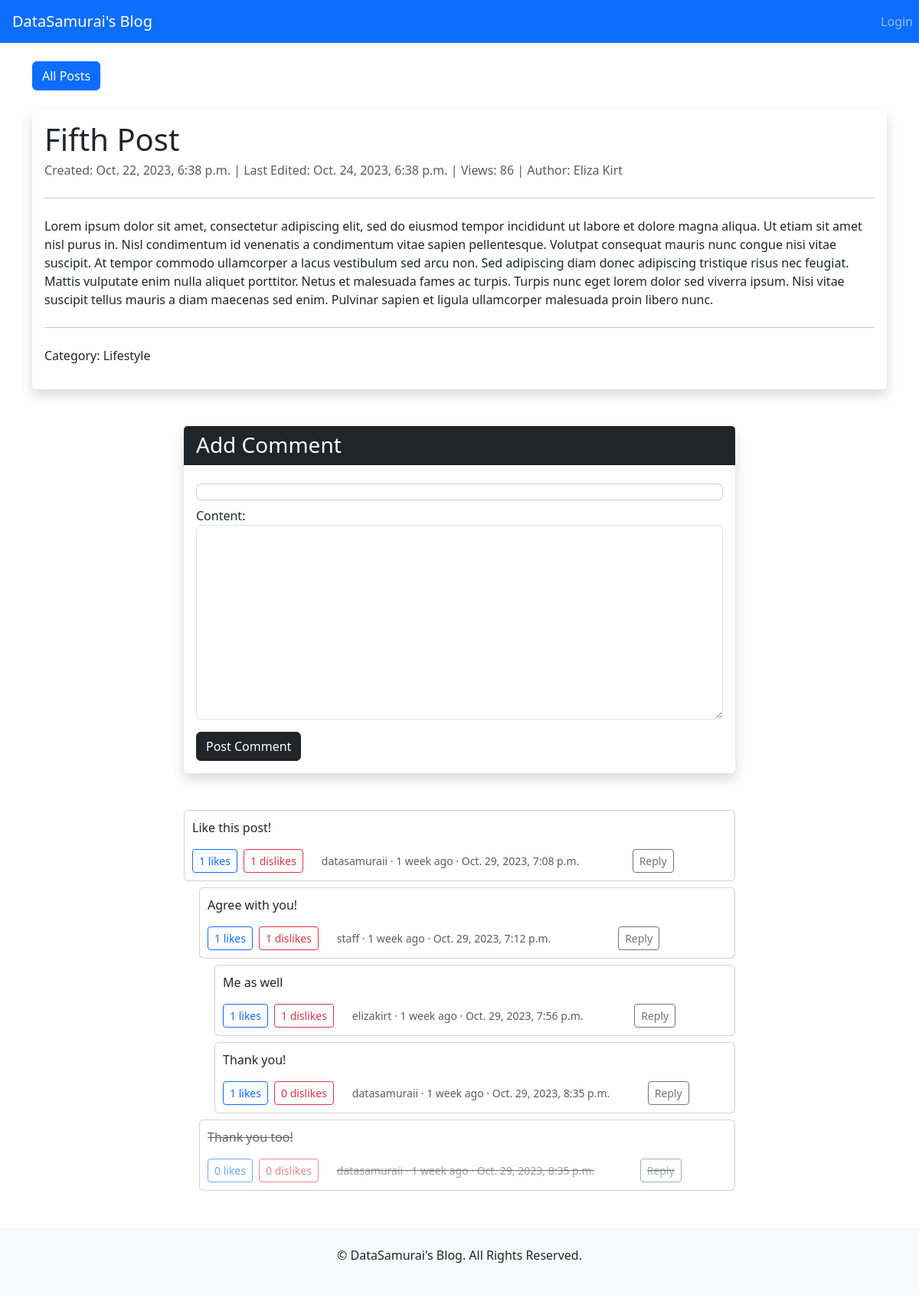
Page /blog/post/1/ on the committed database.
### posts/models.py (models this page shows, shortened)
class Post(models.Model):
    title = models.CharField(max_length=50, unique=True)
    content = RichTextField()
    category = models.ForeignKey('Category', on_delete=models.SET_NULL, null=True)
    date_published = models.DateTimeField(auto_now_add=True)
    date_edited = models.DateTimeField(auto_now=True)
    views = models.PositiveIntegerField(default=0)
    author = models.ForeignKey(settings.AUTH_USER_MODEL, on_delete=models.SET_NULL, null=True)
    is_published = models.BooleanField(default=False)
    def save(self, *args, **kwargs):
        self.content = bleach.clean(
            self.content,
            tags=settings.ALLOWED_TAGS,
            attributes=settings.ALLOWED_ATTRIBUTES,
            protocols=settings.ALLOWED_PROTOCOLS,
            strip=settings.STRIP,
            strip_comments=settings.STRIP_COMMENTS,
        )
        super().save(*args, **kwargs)
    class Meta:
        ordering = ['-date_published']

class Category(models.Model):
    title = models.CharField(max_length=30)
    description = models.TextField()
    class Meta:
        ordering = ['title']

class Comment(models.Model):
    content = models.CharField(max_length=500)
    author = models.ForeignKey(settings.AUTH_USER_MODEL, on_delete=models.SET_NULL, null=True)
    post = models.ForeignKey('Post', on_delete=models.CASCADE)
    timestamp = models.DateTimeField(auto_now_add=True)
    is_deleted = models.BooleanField(default=False)
    parent_comment = models.ForeignKey('self', on_delete=models.CASCADE, null=True, default=None)
    @property
    def likes_count(self):
        return self.reactions.filter(reaction_type='like').count()
    @property
    def dislikes_count(self):
        return self.reactions.filter(reaction_type='dislike').count()
    class Meta:
        ordering = ['timestamp']

### posts/views.py (the view)
# urls.py: path('post/<int:post_id>/', views.PostDetailView.as_view(), name='post_detail'),
class PostDetailView(DetailView):
    model = Post
    template_name = 'posts/post_detail.html'
    context_object_name = 'post'
    def get_object(self, queryset=None):
        post_id = self.kwargs.get('post_id')
        return get_object_or_404(Post, pk=post_id)
    def get_context_data(self, **kwargs):
        context = super().get_context_data(**kwargs)
        context['comments'] = self.object.comment_set.filter(parent_comment__isnull=True).order_by(
            '-timestamp').prefetch_related('comment_set')
        context['form'] = CommentForm()
        return context
    def get(self, request, *args, **kwargs):
        response = super().get(request, *args, **kwargs)
        self.handle_views_counter()
        return response
    def handle_views_counter(self):
        ip = self.request.META.get('REMOTE_ADDR')
        time_threshold = timezone.now() - timedelta(hours=24)
        recent_views = ViewedPost.objects.filter(
            post=self.object, ip_address=ip, timestamp__gte=time_threshold
        )
        session_key = f'viewed_post_{self.object.id}'
        if not self.request.session.get(session_key) and not recent_views.exists():
            self.object.views += 1
            self.object.save(update_fields=['views'])
            self.request.session[session_key] = True
            self.request.session.set_expiry(86400)  # 24 hours in seconds
            ViewedPost.objects.create(post=self.object, ip_address=ip)

### posts/forms.py
class CommentForm(forms.ModelForm):
    parent_comment = forms.ModelChoiceField(
        queryset=Comment.objects.all(),
        required=False,
        widget=forms.HiddenInput()
    )
    class Meta:
        model = Comment
        fields = ['content', 'parent_comment']
        widgets = {
            'content': forms.Textarea(attrs={'class': 'form-control'}),
        }

### templates/posts/post_detail.html (shortened to what this page needs)
{% extends 'base.html' %}
{% block page_content %}
    <div class="d-flex justify-content-between align-items-center mt-4">
        <a href="{% url 'post_list' %}" class="btn btn-primary">All Posts</a>
    </div>
    <div class="card border-0 shadow my-4">
        <div class="card-body">
            <h1 class="card-title">{{ post.title }}</h1>
            <p class="card-subtitle mb-2 text-muted">
                Created: {{ post.date_published }} |
                Last Edited: {{ post.date_edited }} |
                Views: {{ post.views }} |
                Author: {{ post.author.first_name }} {{ post.author.last_name }}
            </p>
            <hr class="my-4"/>
            <div class="card-text mb-4">
                {{ post.content|safe }}
            </div>
            <hr class="my-4"/>
            <p>Category: {{ post.category.title }}</p>
        </div>
    </div>
    {% include 'posts/comment_list.html' %}
{% endblock %}

### templates/posts/comment_detail.html (shortened to what this page needs)
<div>
    <div class="card mt-2" style="margin-left: {{ depth|default:'0' }}px;">
        <div class="card-body comment-container {% if comment.is_deleted %}deleted-comment{% endif %}">
            <p>{{ comment.content }}</p>
            <div class="d-flex align-items-center">
                <form action="{% url 'comment_reaction' comment.id %}" method="post" style="display: inline;">
                    <button type="submit" class="btn btn-sm btn-outline-primary me-2">
                         {{ comment.likes_count }} likes
                    </button>
                </form>
                <form action="{% url 'comment_reaction' comment.id %}" method="post" style="display: inline;">
                    <button type="submit" class="btn btn-sm btn-outline-danger me-4">
                         {{ comment.dislikes_count }} dislikes
                    </button>
                </form>
                <small class="text-muted">{{ comment.author }} · {{ comment.timestamp|timesince }} ago
                    · {{ comment.timestamp }}</small>
                <button type="button" onclick="setReplyTo('{{ comment.id }}', '{{ comment.content|escapejs }}');"
                        class="btn btn-sm btn-outline-secondary m-auto">Reply
                </button>
            </div>
        </div>
    </div>
    {% with replies=comment.comment_set.all new_depth=depth|add:'20' %}
        {% for reply in replies %}
            {% include 'posts/comment_detail.html' with comment=reply depth=new_depth %}
        {% endfor %}
    {% endwith %}
</div>

### templates/posts/comment_list.html (style rules this page uses)
.comment-container { position: relative; padding: 10px; }
.deleted-comment { text-decoration: line-through; color: #000000; pointer-events: none; opacity: 0.6; cursor: not-allowed; }

### rows in the picture
Post: title "Fifth Post", date_published "Oct. 22, 2023, 6:38 p.m.", date_edited "Oct. 24, 2023, 6:38 p.m.", views "86", author.first_name "Eliza", author.last_name "Kirt", content "Lorem ipsum dolor sit amet, consectetur adipiscing elit, sed do eiusmod tempor incididunt ut labore et dolore magna aliqua. Ut etiam sit amet nisl purus in. Nisl condimentum id venenatis a condimentum vitae sapien pellentesque. Volutpat consequat mauris nunc congue nisi vitae suscipit. At tempor commodo ullamcorper a lacus vestibulum sed arcu non. Sed adipiscing diam donec adipiscing tristique risus nec feugiat. Mattis vulputate enim nulla aliquet porttitor. Netus et malesuada fames ac turpis. Turpis nunc eget lorem dolor sed viverra ipsum. Nisi vitae suscipit tellus mauris a diam maecenas sed enim. Pulvinar sapien et ligula ullamcorper malesuada proin libero nunc.", category "Lifestyle"
Comment: content "Like this post!", likes_count "1", dislikes_count "1", author "datasamuraii", timestamp "1 week", timestamp "Oct. 29, 2023, 7:08 p.m."
Comment: content "Agree with you!", likes_count "1", dislikes_count "1", author "staff", timestamp "1 week", timestamp "Oct. 29, 2023, 7:12 p.m."
Comment: content "Me as well", likes_count "1", dislikes_count "1", author "elizakirt", timestamp "1 week", timestamp "Oct. 29, 2023, 7:56 p.m."
Comment: content "Thank you!", likes_count "1", dislikes_count "0", author "datasamuraii", timestamp "1 week", timestamp "Oct. 29, 2023, 8:35 p.m."
Comment: content "Thank you too!", likes_count "0", dislikes_count "0", author "datasamuraii", timestamp "1 week", timestamp "Oct. 29, 2023, 8:35 p.m."
